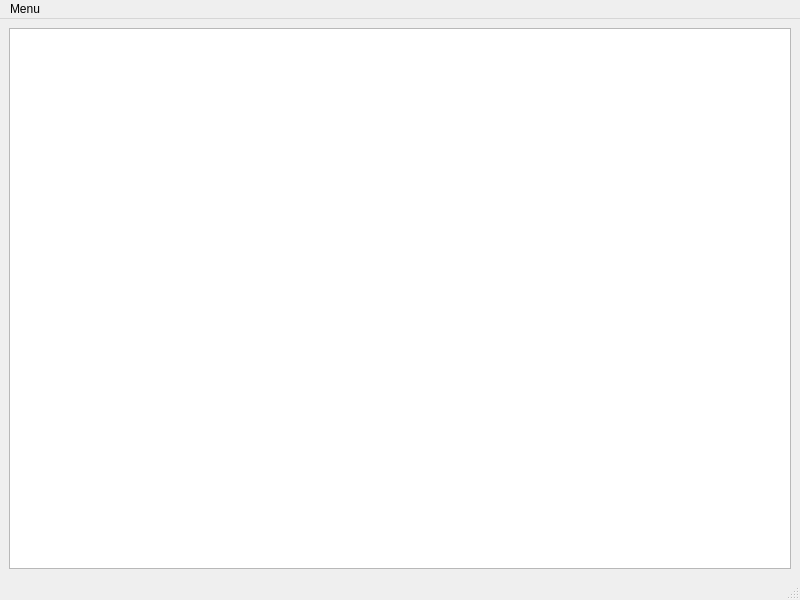
<?xml version="1.0" encoding="UTF-8"?>
<ui version="4.0">
 <class>ScoreSheetWindow</class>
 <widget class="QMainWindow" name="ScoreSheetWindow">
  <property name="geometry">
   <rect>
    <x>0</x>
    <y>0</y>
    <width>800</width>
    <height>600</height>
   </rect>
  </property>
  <property name="windowTitle">
   <string>MainWindow</string>
  </property>
  <widget class="QWidget" name="centralwidget">
   <layout class="QHBoxLayout" name="horizontalLayout">
    <item>
     <widget class="QTableView" name="tableView"/>
    </item>
   </layout>
  </widget>
  <widget class="QMenuBar" name="menubar">
   <property name="geometry">
    <rect>
     <x>0</x>
     <y>0</y>
     <width>800</width>
     <height>21</height>
    </rect>
   </property>
   <widget class="QMenu" name="menuMenu">
    <property name="title">
     <string>Menu</string>
    </property>
    <addaction name="print_to_csv_action"/>
    <addaction name="print_to_pdf_action"/>
    <addaction name="separator"/>
    <addaction name="exit_action"/>
   </widget>
   <addaction name="menuMenu"/>
  </widget>
  <widget class="QStatusBar" name="statusbar"/>
  <action name="print_to_csv_action">
   <property name="text">
    <string>Print CSV</string>
   </property>
  </action>
  <action name="print_to_pdf_action">
   <property name="text">
    <string>Print to PDF</string>
   </property>
  </action>
  <action name="exit_action">
   <property name="text">
    <string>&amp;Exit</string>
   </property>
  </action>
 </widget>
 <resources/>
 <connections/>
</ui>
